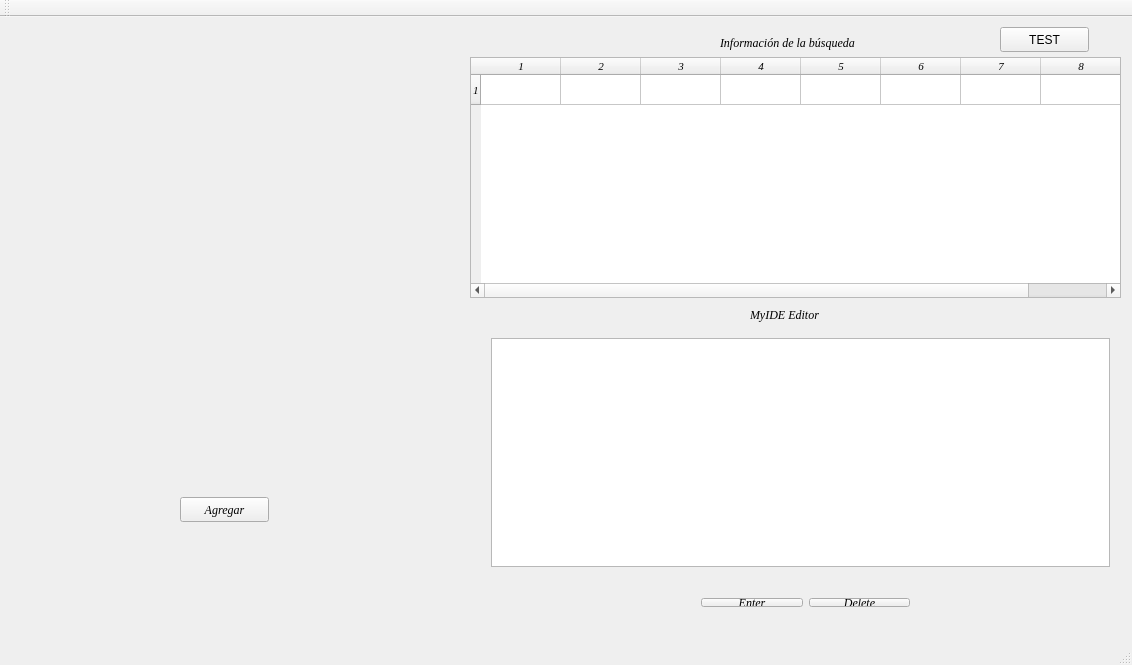
<?xml version="1.0" encoding="UTF-8"?>
<ui version="4.0">
 <class>myIDE</class>
 <widget class="QMainWindow" name="myIDE">
  <property name="geometry">
   <rect>
    <x>0</x>
    <y>0</y>
    <width>1132</width>
    <height>665</height>
   </rect>
  </property>
  <property name="windowTitle">
   <string>myIDE</string>
  </property>
  <widget class="QWidget" name="centralWidget">
   <widget class="QTableWidget" name="tableMetadata">
    <property name="geometry">
     <rect>
      <x>470</x>
      <y>40</y>
      <width>651</width>
      <height>241</height>
     </rect>
    </property>
    <property name="font">
     <font>
      <family>Liberation Serif</family>
      <pointsize>8</pointsize>
      <italic>true</italic>
     </font>
    </property>
    <property name="rowCount">
     <number>1</number>
    </property>
    <property name="columnCount">
     <number>8</number>
    </property>
    <attribute name="horizontalHeaderDefaultSectionSize">
     <number>80</number>
    </attribute>
    <row/>
    <column/>
    <column/>
    <column/>
    <column/>
    <column/>
    <column/>
    <column/>
    <column/>
   </widget>
   <widget class="QLabel" name="label">
    <property name="geometry">
     <rect>
      <x>720</x>
      <y>10</y>
      <width>141</width>
      <height>31</height>
     </rect>
    </property>
    <property name="font">
     <font>
      <family>Liberation Serif</family>
      <pointsize>9</pointsize>
      <italic>true</italic>
     </font>
    </property>
    <property name="text">
     <string>Información de la búsqueda</string>
    </property>
   </widget>
   <widget class="QPushButton" name="pushButton">
    <property name="geometry">
     <rect>
      <x>1000</x>
      <y>10</y>
      <width>89</width>
      <height>25</height>
     </rect>
    </property>
    <property name="text">
     <string>TEST</string>
    </property>
   </widget>
   <widget class="QPushButton" name="pushButton_2">
    <property name="geometry">
     <rect>
      <x>180</x>
      <y>480</y>
      <width>89</width>
      <height>25</height>
     </rect>
    </property>
    <property name="font">
     <font>
      <family>Liberation Serif</family>
      <pointsize>9</pointsize>
      <italic>true</italic>
     </font>
    </property>
    <property name="text">
     <string>Agregar</string>
    </property>
   </widget>
   <widget class="QLabel" name="lblPicture">
    <property name="geometry">
     <rect>
      <x>20</x>
      <y>40</y>
      <width>421</width>
      <height>421</height>
     </rect>
    </property>
    <property name="text">
     <string/>
    </property>
   </widget>
   <widget class="QWidget" name="verticalLayoutWidget">
    <property name="geometry">
     <rect>
      <x>480</x>
      <y>310</y>
      <width>641</width>
      <height>251</height>
     </rect>
    </property>
    <layout class="QVBoxLayout" name="verticalLayout">
     <item>
      <widget class="QTextEdit" name="textEdit"/>
     </item>
    </layout>
   </widget>
   <widget class="QWidget" name="horizontalLayoutWidget">
    <property name="geometry">
     <rect>
      <x>690</x>
      <y>570</y>
      <width>231</width>
      <height>31</height>
     </rect>
    </property>
    <layout class="QHBoxLayout" name="horizontalLayout_4">
     <item>
      <widget class="QPushButton" name="enterButton">
       <property name="font">
        <font>
         <family>Liberation Serif</family>
         <pointsize>9</pointsize>
         <italic>true</italic>
        </font>
       </property>
       <property name="text">
        <string>Enter</string>
       </property>
      </widget>
     </item>
     <item>
      <widget class="QPushButton" name="deleteButton">
       <property name="font">
        <font>
         <family>Liberation Serif</family>
         <pointsize>9</pointsize>
         <italic>true</italic>
        </font>
       </property>
       <property name="text">
        <string>Delete</string>
       </property>
      </widget>
     </item>
    </layout>
   </widget>
   <widget class="QLabel" name="label_2">
    <property name="geometry">
     <rect>
      <x>750</x>
      <y>290</y>
      <width>121</width>
      <height>16</height>
     </rect>
    </property>
    <property name="font">
     <font>
      <family>Liberation Serif</family>
      <pointsize>9</pointsize>
      <italic>true</italic>
     </font>
    </property>
    <property name="text">
     <string>MyIDE Editor</string>
    </property>
   </widget>
  </widget>
  <widget class="QMenuBar" name="menuBar">
   <property name="geometry">
    <rect>
     <x>0</x>
     <y>0</y>
     <width>1132</width>
     <height>22</height>
    </rect>
   </property>
  </widget>
  <widget class="QToolBar" name="mainToolBar">
   <attribute name="toolBarArea">
    <enum>TopToolBarArea</enum>
   </attribute>
   <attribute name="toolBarBreak">
    <bool>false</bool>
   </attribute>
  </widget>
  <widget class="QStatusBar" name="statusBar"/>
 </widget>
 <layoutdefault spacing="6" margin="11"/>
 <resources/>
 <connections/>
</ui>
